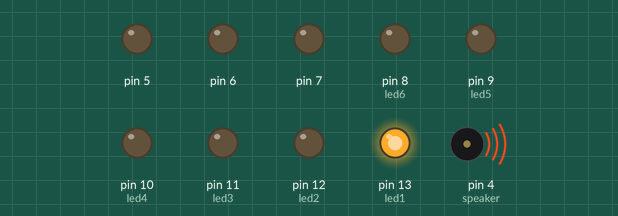
This sketch was run on a simulated Arduino Uno, built with avr-gcc and run on an emulated ATmega328P. Parts: output pins drawn as LEDs (lit = HIGH), buzzer (waves = sounding).

Above: at 0.1 s.
At 0.85 s:
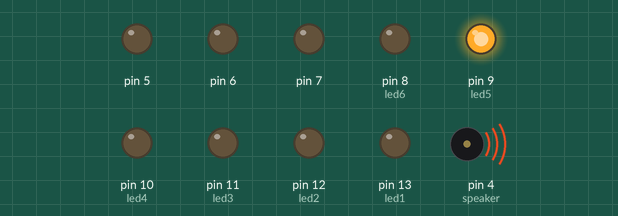
At 1.35 s:
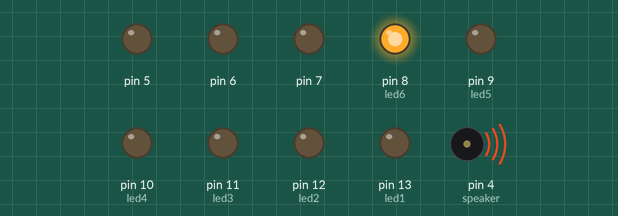
At 1.85 s:
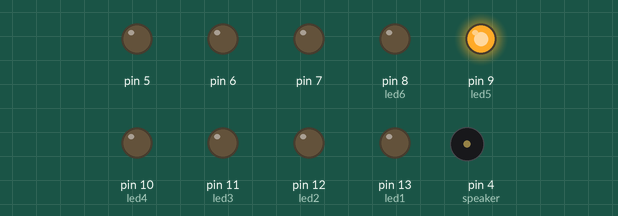
At 2.85 s:
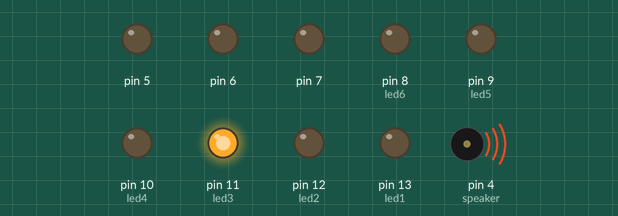
At 4.1 s:
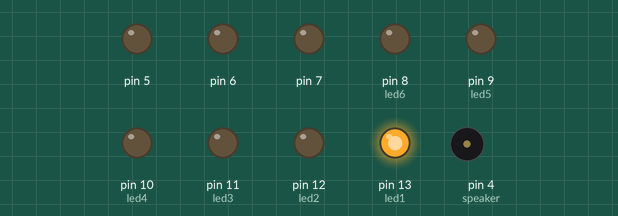
Timing chart, 0 to 5.2 s (numbered marks = the images above):
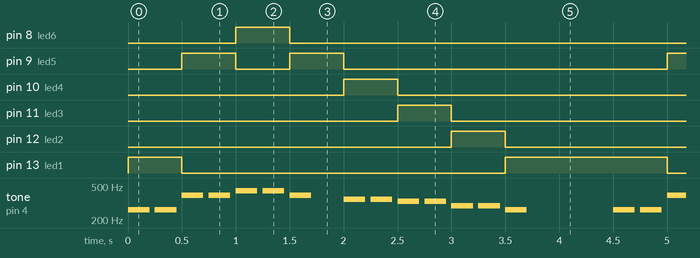

Measured:
- by itself, pin 8 (led6), pin 10 (led4), pin 11 (led3), pin 12 (led2): alternates HIGH for 0.50 s and LOW for 4.0 s
- by itself, pin 9 (led5): repeats every 4.5 s: LOW 0.50 s, HIGH 0.50 s, LOW 3.0 s, HIGH 0.50 s
- by itself, pin 13 (led1): repeats every 4.5 s: LOW 3.0 s, HIGH 1.5 s
- by itself, tone on pin 4 (speaker): plays 262 Hz for 0.20 s, 262 Hz for 0.20 s, 392 Hz for 0.20 s, 392 Hz for 0.20 s, 440 Hz for 0.20 s, 440 Hz for 0.20 s … (126 notes in this stretch)

The sketch:

Team10_Twinkle.ino
```cpp
int led1=13;
int led2=12;
int led3=11;
int led4=10;
int led5=9;
int led6=8;
int led7=7;
int led8=6;
int led9=5;
int speaker=4;
int wait=250;

int note[]=
{
  262,
  294,
  330,
  349,
  392,
  440,
  494,
  523
};

int c=note[0];
int d=note[1];
int e=note[2];
int f=note[3];
int g=note[4];
int A=note[5];
int B=note[6];
int C=note[7];

void setup()
{
  for(int z=4;z<14;z++)
  {
    pinMode(z,OUTPUT);
  }
}

void loop()
{
  digitalWrite(led1,HIGH);
  tone(speaker,c,200);
  delay(wait);
  digitalWrite(led1,LOW);

  tone(speaker,c,200);
  digitalWrite(led1,HIGH);
  delay(wait);
  digitalWrite(led1,LOW);

  tone(speaker,g,200);
  digitalWrite(led5,HIGH);
  delay(wait);
  digitalWrite(led5,LOW);

  tone(speaker,g,200);
  digitalWrite(led5,HIGH);
  delay(wait);
  digitalWrite(led5,LOW);

  tone(speaker,A,200);
  digitalWrite(led6,HIGH);
  delay(wait);
  digitalWrite(led6,LOW);

  tone(speaker,A,200);
  digitalWrite(led6,HIGH);
  delay(wait);
  digitalWrite(led6,LOW);

  tone(speaker,g,200);
  digitalWrite(led5,HIGH);
  delay(wait*2);
  digitalWrite(led5,LOW);

  tone(speaker,f,200);
  digitalWrite(led4,HIGH);
  delay(wait);
  digitalWrite(led4,LOW);

  tone(speaker,f,200);
  digitalWrite(led4,HIGH);
  delay(wait);
  digitalWrite(led4,LOW);

  tone(speaker,e,200);
  digitalWrite(led3,HIGH);
  delay(wait);
  digitalWrite(led3,LOW);

  tone(speaker,e,200);
  digitalWrite(led3,HIGH);
  delay(wait);
  digitalWrite(led3,LOW);

  tone(speaker,d,200);
  digitalWrite(led2,HIGH);
  delay(wait);
  digitalWrite(led2,LOW);

  tone(speaker,d,200);
  digitalWrite(led2,HIGH);
  delay(wait);
  digitalWrite(led2,LOW);

  tone(speaker,c,200);
  digitalWrite(led1,HIGH);
  delay(wait*4);
  digitalWrite(led1,LOW);
}
```
